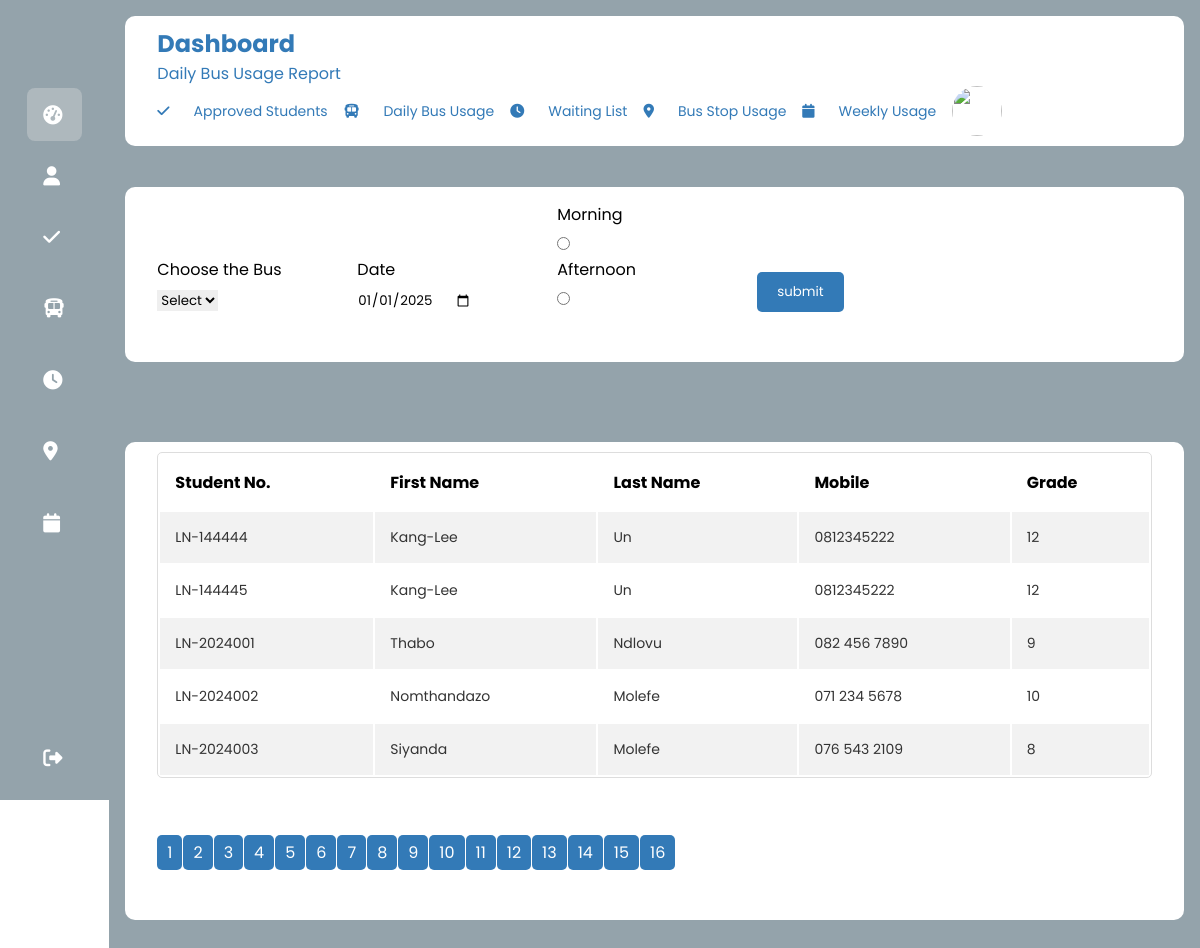
The page / on the database its author committed.
### tables this page shows
CREATE TABLE `learner` (
  `LEARNER_NUM` varchar(10) NOT NULL,
  `NAME` varchar(13) DEFAULT NULL,
  `SURNAME` varchar(13) DEFAULT NULL,
  `CELLPHONE_NUM` varchar(12) DEFAULT NULL,
  `GRADE` int(2) DEFAULT NULL,
  `PARENT_NUM` varchar(100) NOT NULL
);

### index.php (the view, shortened to what this page needs)
<!DOCTYPE html>
<html lang="en">
<head>
    <link rel="stylesheet" href="style3.css" />
    <link
        rel="stylesheet"
        href="https://cdnjs.cloudflare.com/ajax/libs/font-awesome/6.4.0/css/all.min.css"
    />
</head>
<body>
<div class="sidebar">
    <div class="logo"></div>
    <ul class="menu">
        <li class="active">
            <a href="#">
                <i class="fas fa-tachometer-alt"></i>
            </a>
        </li>
        <li>
            <a href="#">
                <i class="fas fa-user"></i>
            </a>
        </li>
      <li><a href="approved.php">
            <i class="fas fa-check"></i>
        </a></li>
        <li><a href="index.php">
                <i class="fas fa-bus"></i>
            </a></li>
            <li><a href="daily-waiting.php">
                <i class="fas fa-clock"></i>
            </a></li>
            <li><a href="daily.php">
                <i class="fas fa-map-marker-alt"></i>
            </a></li>
            <li><a href="weekly.php">
                <i class="fas fa-calendar"></i>
            </a></li>
        <li class="logout">
            <a href="login.php">
                <i class="fas fa-sign-out-alt" ></i>
            </a>
        </li>
    </ul>
  </div>
  <div class="main--content">
    <div class="header--wrapper">
        <div class="header--title">
            <h2>Dashboard</h2>
            <span>Daily Bus Usage Report</span>
        </div>
        <div class="user--info">
        <a href="approved.php">
            <i class="fas fa-check"></i>
            <span>Approved Students</span>
        </a>
        <a href="index.php">
                <i class="fas fa-bus"></i>
                <span>Daily Bus Usage</span>
            </a>
            <a href="daily-waiting.php">
                <i class="fas fa-clock"></i>
                <span>Waiting List</span>
            </a>
            <a href="daily.php">
                <i class="fas fa-map-marker-alt"></i>
                <span>Bus Stop Usage</span>
            </a>
            <a href="weekly.php">
                <i class="fas fa-calendar"></i>
                <span>Weekly Usage</span>
            </a>
            <img src="img/bus-stop3.jpg" alt=""/>
        </div>
    </div>
    <div class="functions--container">
        <br>
    <div class="container">
        <form method="POST" action="index.php">
            <div class="row">
                <div class="col-md-3">
                    <div class="form-group">
                        <label class="control-label">Choose the Bus</label>
                        <select class="form-control" name="bus">
                            <option value="">Select</option>
                        </select>
                    </div>
                </div>
                <div class="col-md-3">
                    <div class="form-group">
                        <label class="control-label">Date</label>
                        <input type="date" class="form-control" name="date" value="2025-01-01" min="2025-02-2" max="2025-11-24">
                    </div>
                </div>
                <div class="col-md-3">
                    <div class="form-group">
                        <div class="form-check form-check-inline">
                        <label class="form-check-label" for="morning">Morning</label><input class="form-check-input" type="radio" name="morningorafternoon" id="morning" value="morning">
                        </div>
                        <div class="form-check form-check-inline">
                        <label class="form-check-label" for="afternoon">Afternoon</label>
                            <input class="form-check-input" type="radio" name="morningorafternoon" id="afternoon" value="afternoon">
                        </div>
                    </div>
                </div>
                <div class="col-md-3">
                    <div class="form-group" style="padding-top: 24px;">
                        <input type="submit" name="submit" class="btn btn-primary" id="submit" value="submit">
                    </div>
                </div>
            </div>
        </form>
        <div class="row">
            <table class="table">
                <thead>
                    <tr>
                        <th scope="col">Student No.</th>
                        <th scope="col">First Name</th>
                        <th scope="col">Last Name</th>
                        <th scope="col">Mobile</th>
                        <th scope="col">Grade</th>
                    </tr>
                </thead>
                <tbody>
                    <?php
                        $limit = 5;
                        $getQuery = "SELECT * FROM learner";
                        $result = mysqli_query($conn, $getQuery);
                        $total_rows = mysqli_num_rows($result);
                        $total_pages = ceil($total_rows / $limit);
                        if (!isset($_GET['page'])){
                            $page_number = 1;
                        } else {
                            $page_number = $_GET['page'];
                        }
                        $initial_page = ($page_number - 1) * $limit;
                        if (!isset($_POST['submit'])) {
                            $getQuery = "SELECT learner.learner_num, learner.name, learner.surname, learner.cellphone_num, learner.grade
                            FROM learner
                            LIMIT $initial_page, $limit";
                            getData($getQuery);
                        } else if (isset($_POST['submit']) && !empty($_POST['bus']) && !empty($_POST['date']) && !empty($_POST['morningorafternoon'])) {
                            $bus = $_POST['bus'];
                            $date = $_POST['date'];
                            $timeOfDay = $_POST['morningorafternoon'];
                            if ($timeOfDay == 'morning') {
                                $getQuery = "SELECT learner.learner_num, learner.name, learner.surname, learner.cellphone_num, learner.grade, morning_pickup.date
                                FROM learner
                                JOIN morning_pickup ON morning_pickup.Learner_Num = learner.learner_num
                                WHERE morning_pickup.route = '$bus'
                                AND morning_pickup.date = '$date'";
                            } else if ($timeOfDay == 'afternoon') {
                                $getQuery = "SELECT learner.learner_num, learner.name, learner.surname, learner.cellphone_num, learner.grade, afternoon_dropoff.date
                                FROM learner
                                JOIN afternoon_dropoff ON afternoon_dropoff.Learner_Num = learner.learner_num
                                WHERE afternoon_dropoff.route = '$bus'
                                AND afternoon_dropoff.date = '$date'";
                            }
                            getData($getQuery);
                        }
                    ?>
                </tbody>
            </table>
            <div>
                <?php
                for ($page_number = 1; $page_number <= $total_pages; $page_number++)
                {
                    echo '<a href="index.php?page=' . $page_number . '" class="pagination-link">' . $page_number . '</a>';
                }
                ?>
            </div>
        </div>
    </div>
</body>
</html>
<?php
function getData($sql){
    $result = mysqli_query($conn, $sql);
    if (mysqli_num_rows($result) > 0) {
        while ($row = mysqli_fetch_array($result)) {
            echo '<tr>
            <td>' . htmlspecialchars($row['learner_num']) . '</td>
            <td>' . htmlspecialchars($row['name']) . '</td>
            <td>' . htmlspecialchars($row['surname']) . '</td>
            <td>' . htmlspecialchars($row['cellphone_num']) . '</td>
            <td>' . htmlspecialchars($row['grade']) . '</td>
            </tr>';
        }
    }
}
?>

### style3.css (style rules this page uses)
* { margin: 0; padding: 0; border: none; outline: none; box-sizing: border-box; font-family: "Poppins", sans-serif; }
body { display:flex; }
.sidebar { display: sticky; }
.sidebar { position: sticky; top: 0; left: 0; bottom: 0; width: 115px; height: 100vh; padding: 0 1.7rem; color: #337ab7; overflow: hidden; transition: all 0.5s liner; background: #94a3ab; }
.logo { height: 80px; padding: 16px; }
.menu { height: 88%; position: relative; list-style: none; padding: 0; }
.menu li { padding: 1rem; margin: 8px 0; border-radius: 8px; transition: all 0.5s ease-in-out; }
.menu li:hover, .active { background: #e0e0e058; }
.menu a { color: #fff; font-size: 14px; text-decoration: none; display: flex; align-items: center; gap: 1.5rem; }
.menu a i { font-size: 1.2rem; }
.logout { position: absolute; bottom: 0; left: 0; width: 100%; }
.user--info a { color: #337ab7; font-size: 14px; text-decoration: none; display: flex; align-items: center; gap: 1.5rem; }
.main--content { position: relative; background: #94a3ab; width: 100%; padding: 1rem; }
.header--wrapper img { width: 50px; height: 50px; cursor: pointer; border-radius: 50%; }
.header--wrapper { display: flex; justify-content: space-between; align-items: center; flex-wrap: wrap; background: #fff; border-radius: 10px; padding: 10px 2rem; margin-bottom: 1rem; }
.header--title { color: #337ab7; }
.user--info { display: flex; align-items: center; gap: 1rem; }
.row { display: flex; flex-direction: row; flex-wrap: wrap; gap: 50px; align-items: flex-end; }
.row { display: flex; flex-direction: row; gap: 50px; align-items: flex-end; background: #fff; border-radius: 10px; padding: 10px 2rem; padding-bottom: 50px; margin-bottom: 5rem; }
.form-group { flex: 1; min-width: 150px; }
#submit { background-color: #337ab7; color: white; border: none; padding: 10px 20px; border-radius: 5px; cursor: pointer; outline: none; text-decoration: none; }
.form-group label { display: block; margin-bottom: 5px; }
table { width: 100%; border-collapse: collapse; }
th { padding: 15px; text-align: left; }
tbody { background: #f2f2f2; }
td { padding: 15px; font-size: 14px; color: #333; }
tr:nth-child(even) { background: #fff; }
table { border-collapse: separate; border-radius: 5px; border: 1px solid #ddd; overflow: hidden; }

### index.php (style rules this page uses)
.pagination-link { background: #337ab7; text-decoration: none; margin-top: 7px; margin-right: 1px; color: #fff; padding: 5px 10px; border-radius: 5px; display: inline-block; }
.form-check-label { margin-right: 10px; }

### rows shown on the page
learner: LEARNER_NUM "LN-144444", NAME "Kang-Lee", SURNAME "Un", CELLPHONE_NUM "0812345222", GRADE "12"
learner: LEARNER_NUM "LN-144445", NAME "Kang-Lee", SURNAME "Un", CELLPHONE_NUM "0812345222", GRADE "12"
learner: LEARNER_NUM "LN-2024001", NAME "Thabo", SURNAME "Ndlovu", CELLPHONE_NUM "082 456 7890", GRADE "9"
learner: LEARNER_NUM "LN-2024002", NAME "Nomthandazo", SURNAME "Molefe", CELLPHONE_NUM "071 234 5678", GRADE "10"
learner: LEARNER_NUM "LN-2024003", NAME "Siyanda", SURNAME "Molefe", CELLPHONE_NUM "076 543 2109", GRADE "8"
